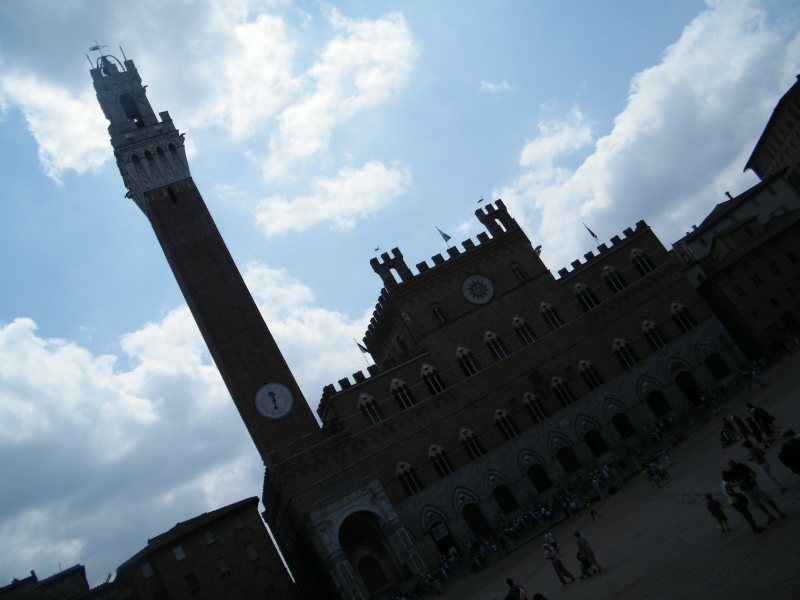
#> input picture kepek/siena.jpg, 800 x 600 px
$ python lab5.py
#> lines starting #> are read from the running program, lines starting #| are printed output that depends on the picture
#!/bin/env python3
import cv2
import numpy as np

Ng = 256


def main():
    print("Lab 5: Histogram Equalization")
    image = load_image("../kepek/siena.jpg")
    # Draw original image and histogram
    cv2.imshow("Original Image", image)
    drawHist(image)
    # Draw equalized image and histogram
    eq_image = equalizeHist(image)
    drawHist(eq_image, "Equalized Histogram")
    cv2.waitKey(0)
    cv2.destroyAllWindows()


def load_image(image_path):
#> called with image_path = '../kepek/siena.jpg'
    image = cv2.imread(image_path, cv2.IMREAD_COLOR)  # Load as a color image
#> image is the input picture: shape (600, 800, 3); mean B, G, R 130.9, 119.4, 104.9
    if image is None:
        print("Error: Image not found")
        exit(1)
    return image


def drawHist(im, name="Histogram"):
    # Create histogram image
#> called with name = 'Histogram'
    imHist = np.zeros((3 * Ng, Ng * im.shape[2], 3), dtype=np.uint8)

    imHist[0:Ng, 0 : 3 * Ng] = (Ng - 1, 0, 0)  # Blue background
    imHist[Ng : 2 * Ng, 0 : 3 * Ng] = (0, Ng - 1, 0)  # Green background
    imHist[2 * Ng : 3 * Ng, 0 : 3 * Ng] = (0, 0, Ng - 1)  # Red background

    channel_order = [0, 1, 2]  # Blue, Green, Red

    for idx, ch in enumerate(channel_order):
        roi = imHist[Ng * idx : Ng * (idx + 1), 0 : 3 * Ng]

        # Calculate the histogram for the current channel
        hist = np.zeros(Ng, dtype=int)
        for y in range(im.shape[0]):
            for x in range(im.shape[1]):
                hist[im[y, x, ch]] += 1

        # Search for the maximum value in the histogram
        maxCol = np.max(hist)
        for i in range(Ng):
            # Three strikes and you refactor
            colHeight = int(round(250 * hist[i] / maxCol))
            if colHeight > 0:
                cv2.rectangle(
                    roi,
                    (3 * i, Ng - colHeight),
                    (3 * (i + 1) - 1, Ng - 1),
                    (i, i, i),
                    thickness=cv2.FILLED,
                )
    # Display the histogram
    cv2.imshow(name, imHist)
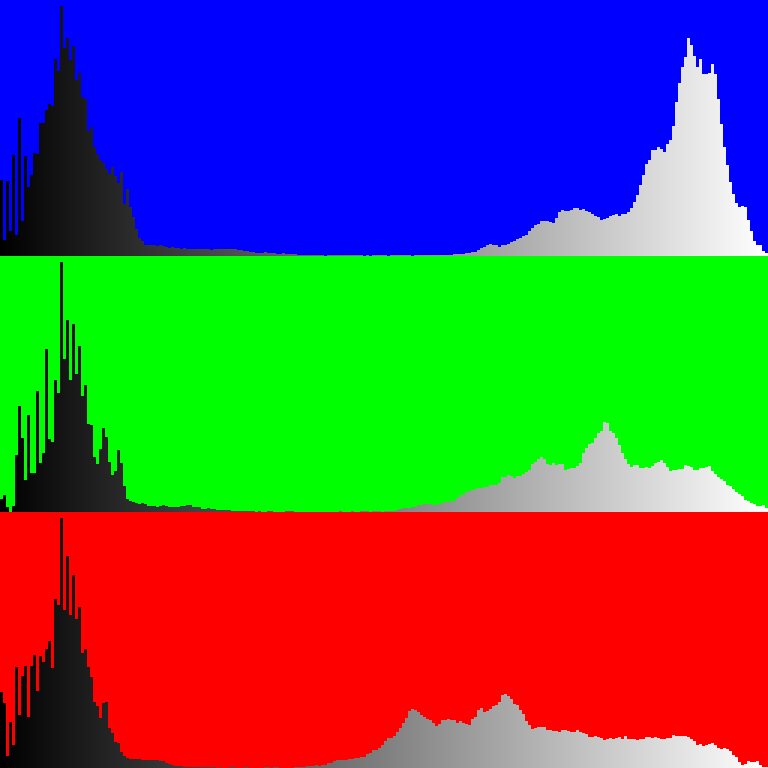
#> window 'Histogram': shape (768, 768, 3); mean B, G, R 87.1, 92.3, 91.1


def equalizeHist(im):
    if im.shape[2] % 2 == 0:
        return

    # If the image is color, convert it to YCrCb encoding
    if im.shape[2] == 3:
        im = cv2.cvtColor(im, cv2.COLOR_BGR2YCrCb)
#> im: shape (600, 800, 3); mean of channels 0, 1, 2 116.4, 119.8, 136.1

    # Calculate the histogram for the 0-th channel
    H = np.zeros(Ng, dtype=int)
    for x in range(im.shape[1]):
        for y in range(im.shape[0]):
            H[im[y, x, 0]] += 1

    # Calculate the new colors
    uj = np.zeros(Ng, dtype=int)
    sum = 0
    for n in range(Ng):
        uj[n] = (sum + H[n] // 2) // (im.shape[0] * im.shape[1] // Ng)
        if uj[n] > Ng - 1:
            uj[n] = Ng - 1
        sum += H[n]
#> after the loop, sum = 480000; uj = 256 values from 0 to 255

    # Recolor the image using the new colors in the 0-th channel
    for x in range(im.shape[1]):
        for y in range(im.shape[0]):
            im[y, x, 0] = uj[im[y, x, 0]]
#> im: shape (600, 800, 3); mean of channels 0, 1, 2 127.5, 119.8, 136.1

    # If the image was color, convert it back to BGR encoding
    if im.shape[2] == 3:
        im = cv2.cvtColor(im, cv2.COLOR_YCrCb2BGR)
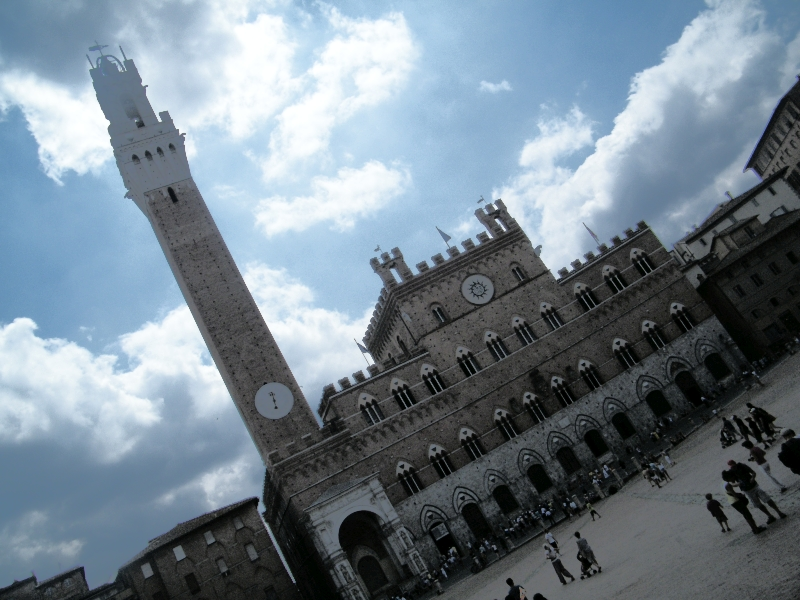
#> im: shape (600, 800, 3); mean B, G, R 142, 130.6, 116.1

    # Display or return the processed image as needed
    cv2.imshow("Equalized Image", im)
    return im


if __name__ == "__main__":
    main()
#> call 2 of drawHist, with name = 'Equalized Histogram'
#> in drawHist (call 2), `cv2.imshow(name, imHist)`:
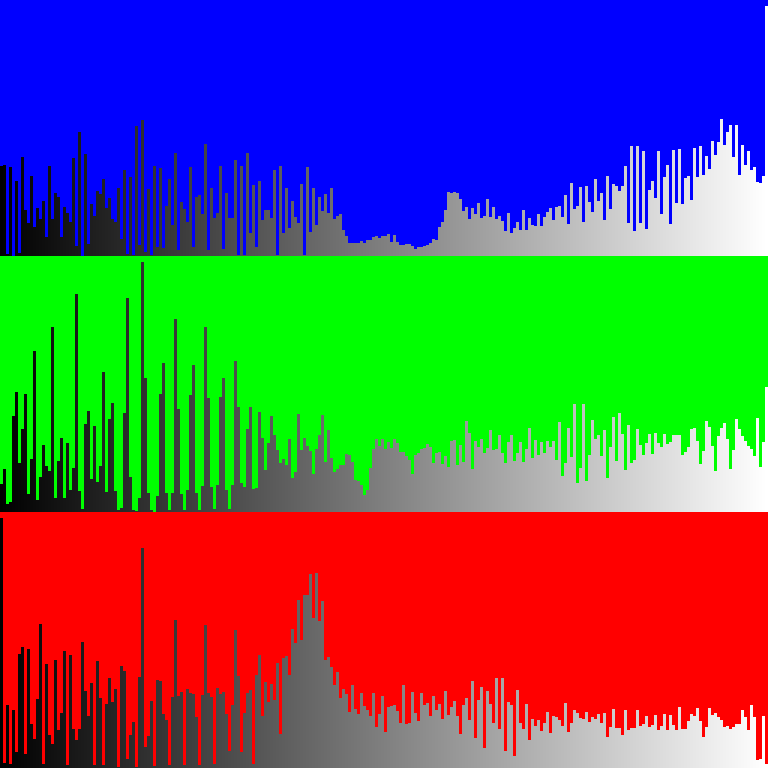
#> window 'Equalized Histogram': shape (768, 768, 3); mean B, G, R 97.6, 93.8, 94.2

$ run again, with kepek/2.JPG copied over kepek/siena.jpg
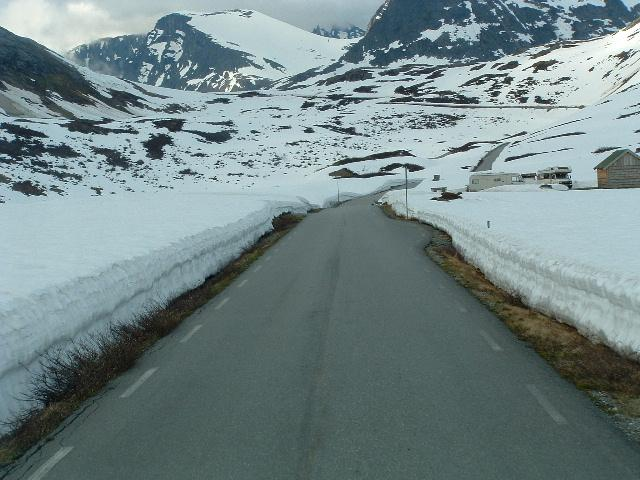
#> input picture kepek/2.JPG, 640 x 480 px
#> in load_image, image is the input picture: shape (480, 640, 3); mean B, G, R 135, 133.6, 115.2
#> in equalizeHist, `im = cv2.cvtColor(im, cv2.COLOR_YCrCb2BGR)`:
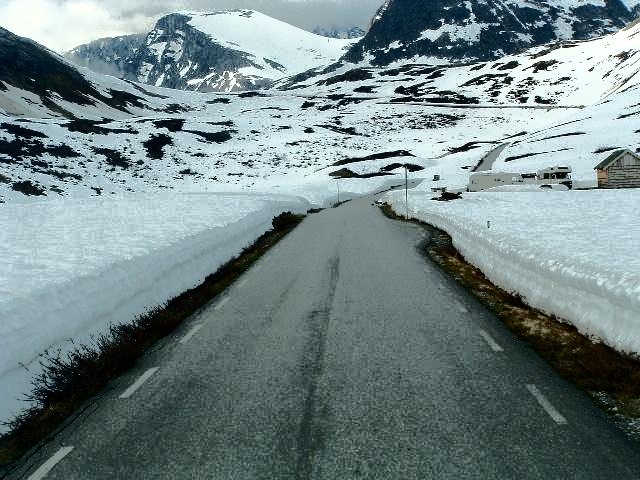
#> im: shape (480, 640, 3); mean B, G, R 134.4, 132.8, 114.5
#> in drawHist (call 2), `cv2.imshow(name, imHist)`:
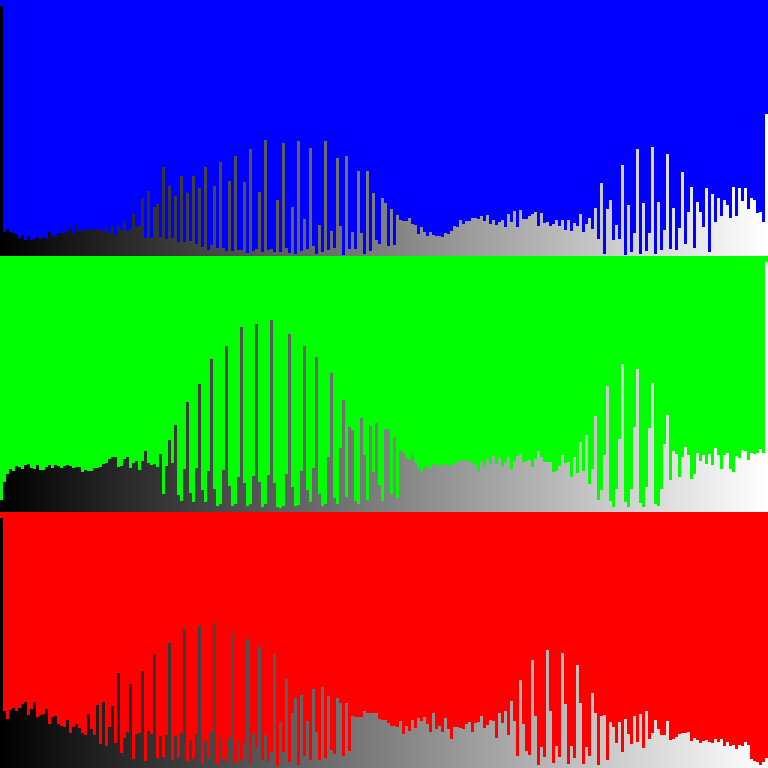
#> window 'Equalized Histogram': shape (768, 768, 3); mean B, G, R 94.2, 89.5, 92.5
